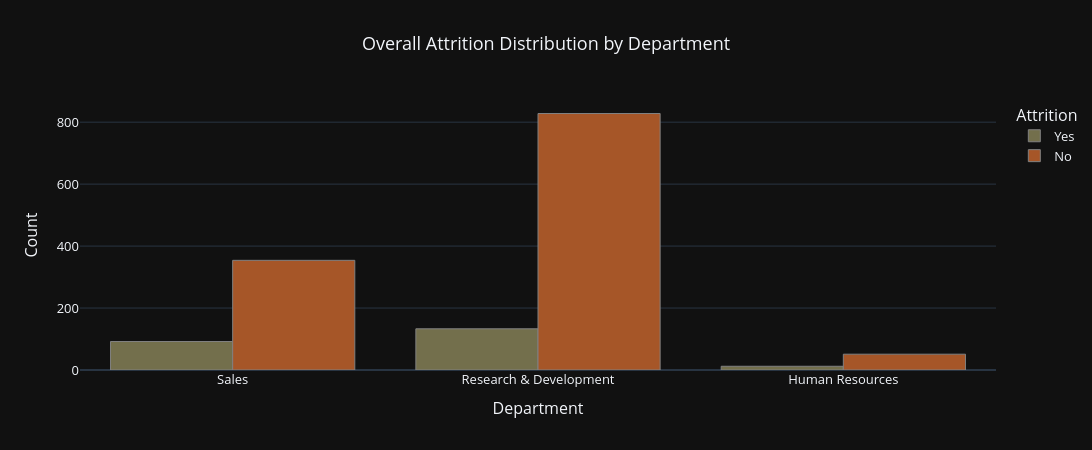

Notebook cell for this chart:
### Markdown cell above
## 4️⃣ Attrition by Department

### Code cell
fig = px.histogram(
    df,
    x='Department',
    color='Attrition',
    barmode='group',
    color_discrete_sequence=[px.colors.qualitative.Antique[3], px.colors.qualitative.Set1[6]],
    title="Overall Attrition Distribution by Department"
)

fig.update_traces(marker_line_color='gray', marker_line_width=1)
fig.update_layout(
    width=1100,
    height=450,
    title_x=0.5,
    title_font_size=18,
    xaxis_title="Department",
    yaxis_title="Count",
    font=dict(size=13),
    template='plotly_dark'
)

fig.show()

### Figure 1 — Plotly figure (JSON) as saved in the notebook; plotly's stock layout.template omitted (floating-point values rounded to 4 significant figures; data arrays with more than 128 entries replaced by an {"elided": "..."} marker saying what was removed)
{"data": [{"alignmentgroup": "True", "bingroup": "x", "hovertemplate": "Attrition=Yes<br>Department=%{x}<br>count=%{y}<extra></extra>", "legendgroup": "Yes", "marker": {"color": "rgb(115, 111, 76)", "line": {"color": "gray", "width": 1}, "pattern": {"shape": ""}}, "name": "Yes", "offsetgroup": "Yes", "orientation": "v", "showlegend": true, "type": "histogram", "x": {"elided": "237 str values"}, "xaxis": "x", "yaxis": "y"}, {"alignmentgroup": "True", "bingroup": "x", "hovertemplate": "Attrition=No<br>Department=%{x}<br>count=%{y}<extra></extra>", "legendgroup": "No", "marker": {"color": "rgb(166,86,40)", "line": {"color": "gray", "width": 1}, "pattern": {"shape": ""}}, "name": "No", "offsetgroup": "No", "orientation": "v", "showlegend": true, "type": "histogram", "x": {"elided": "1233 str values"}, "xaxis": "x", "yaxis": "y"}], "layout": {"barmode": "group", "font": {"size": 13}, "height": 450, "legend": {"title": {"text": "Attrition"}, "tracegroupgap": 0}, "title": {"font": {"size": 18}, "text": "Overall Attrition Distribution by Department", "x": 0.5}, "width": 1100, "xaxis": {"anchor": "y", "autorange": true, "domain": [0, 1], "range": [-0.5, 2.5], "title": {"text": "Department"}, "type": "category"}, "yaxis": {"anchor": "x", "autorange": true, "domain": [0, 1], "range": [0, 871.6], "title": {"text": "Count"}}}}
